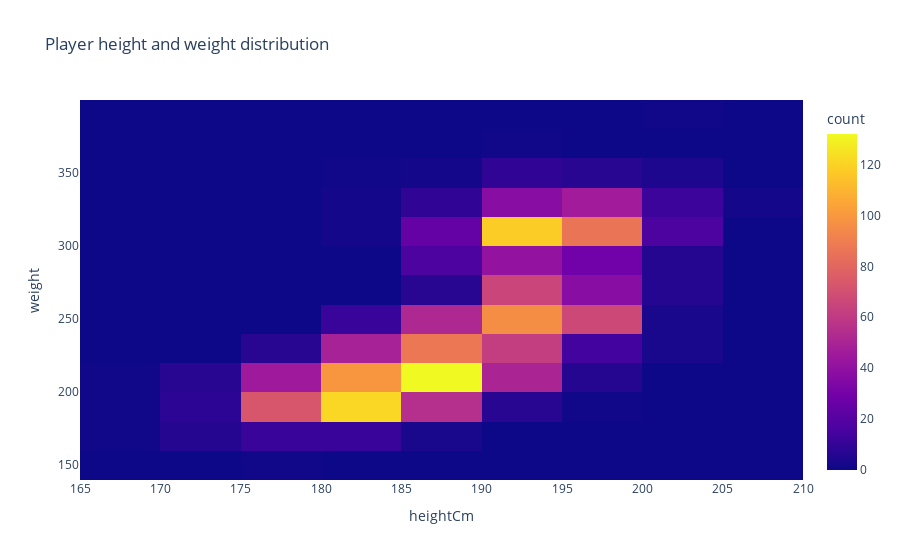

Write notebook code for a chart like this one.
### Code cell
fig = px.density_heatmap(players, x='heightCm', y='weight', title='Player height and weight distribution')
fig.show()

### Figure 1 — Plotly figure (JSON) as saved in the notebook; plotly's stock layout.template omitted (floating-point values rounded to 4 significant figures; data arrays with more than 128 entries replaced by an {"elided": "..."} marker saying what was removed)
{"data": [{"coloraxis": "coloraxis", "hovertemplate": "heightCm=%{x}<br>weight=%{y}<br>count=%{z}<extra></extra>", "name": "", "type": "histogram2d", "x": {"elided": "1679 float values"}, "xaxis": "x", "xbingroup": "x", "y": {"elided": "1679 int values"}, "yaxis": "y", "ybingroup": "y"}], "layout": {"coloraxis": {"colorbar": {"title": {"text": "count"}}, "colorscale": [[0, "#0d0887"], [0.1111, "#46039f"], [0.2222, "#7201a8"], [0.3333, "#9c179e"], [0.4444, "#bd3786"], [0.5556, "#d8576b"], [0.6667, "#ed7953"], [0.7778, "#fb9f3a"], [0.8889, "#fdca26"], [1, "#f0f921"]]}, "legend": {"tracegroupgap": 0}, "title": {"text": "Player height and weight distribution"}, "xaxis": {"anchor": "y", "domain": [0, 1], "title": {"text": "heightCm"}}, "yaxis": {"anchor": "x", "domain": [0, 1], "title": {"text": "weight"}}}}
